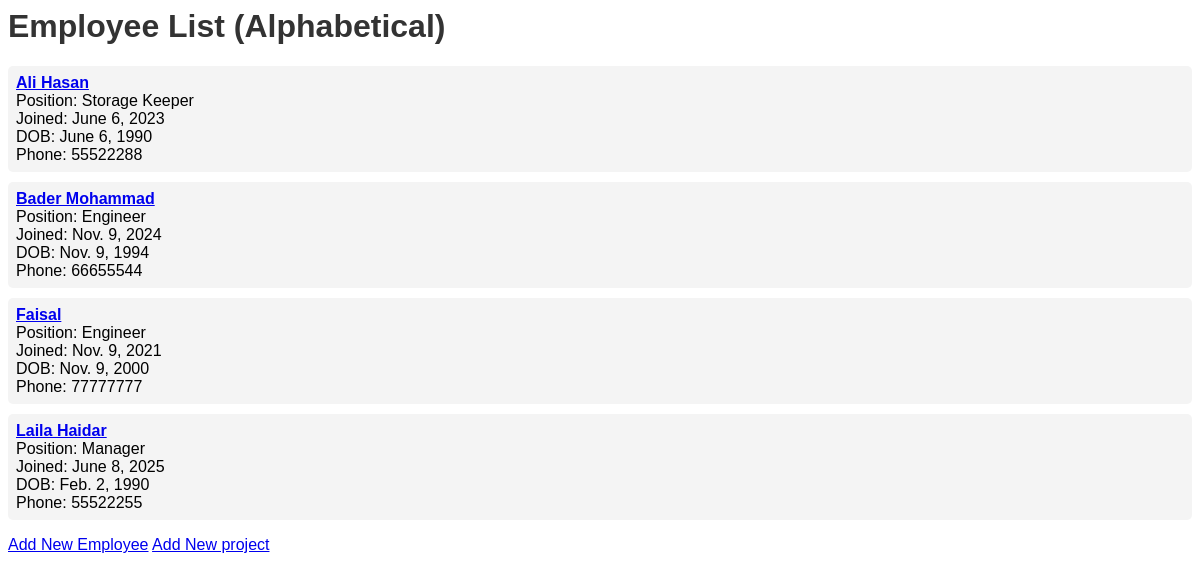
Page /comp/employeeslist/ on the earlier database version.
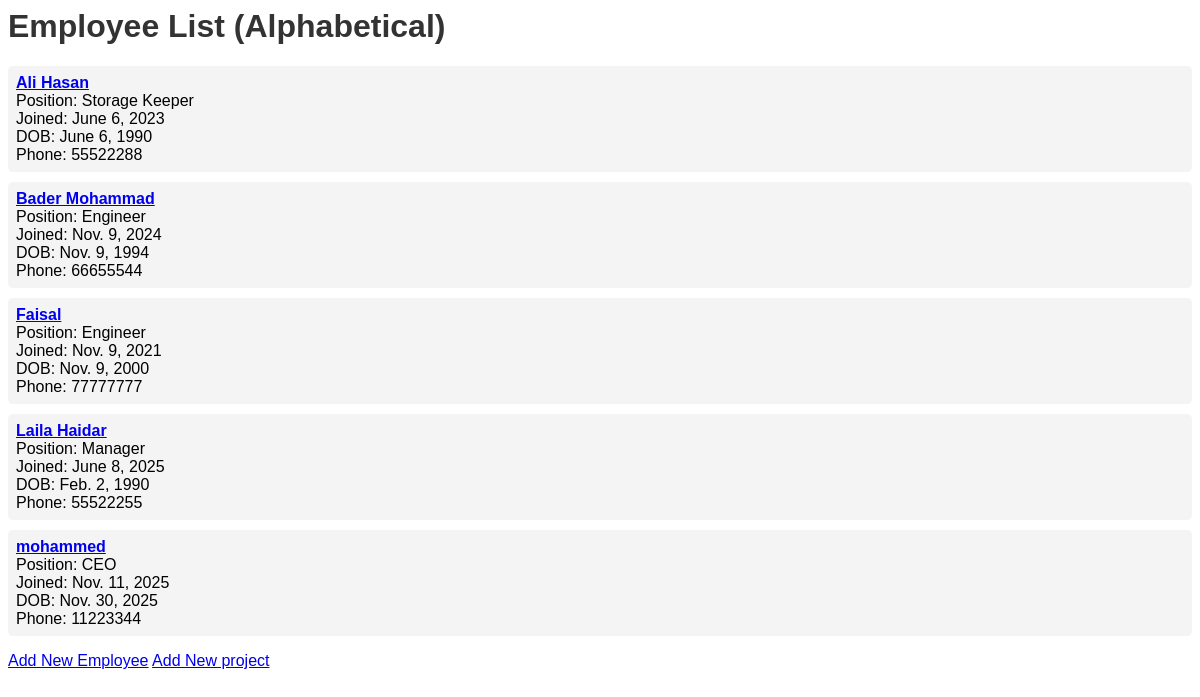
Same page on the later database version.
### compapp/models.py (models this page shows, shortened)
class Employee(models.Model):
    name = models.CharField(max_length=100)
    date_joined = models.DateField()
    date_of_birth = models.DateField()
    phone_number = models.CharField(max_length=8)
    position = models.CharField(max_length=50)

### compapp/views.py (the view)
# urls.py: path('employeeslist/', views.employee_list, name='employee_list'),
def employee_list(request):
    employees = Employee.objects.all().order_by('name')
    return render(request, 'employee_list.html', {'employees': employees})

### compapp/templates/employee_list.html (shortened to what this page needs)
<html>
<head>
</head>
<body>
    <h1>Employee List (Alphabetical)</h1>
    <ul>
        {% for employee in employees %}
            <li>
                <a href="{% url 'employee_detail' employee.id %}">
                    <strong>{{ employee.name }}</strong></a><br>
                Position: {{ employee.position }}<br>
                Joined: {{ employee.date_joined }}<br>
                DOB: {{ employee.date_of_birth }}<br>
                Phone: {{ employee.phone_number }}
            </li>
        {% empty %}
            <li>No employees found.</li>
        {% endfor %}
    </ul>
    <a href="{% url 'add_employee' %}">Add New Employee</a>
    <a href="{% url 'project_list' %}">Add New project</a>
</body>
</html>

### compapp/templates/employee_list.html (style rules this page uses)
body { font-family: Arial, sans-serif; }
h1 { color: #333; }
ul { list-style-type: none; padding: 0; }
li { margin: 10px 0; padding: 8px; background-color: #f4f4f4; border-radius: 5px; }

Differences in the rows shown:
added Employee: name "mohammed", position "CEO", date_joined "Nov. 11, 2025", date_of_birth "Nov. 30, 2025", phone_number "11223344"
